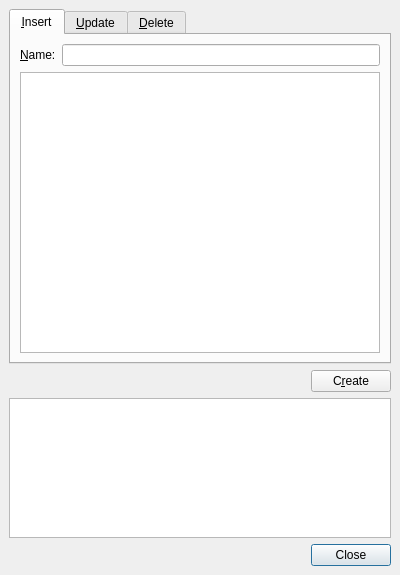
<ui version="4.0" >
 <class>ConstraintsDialog</class>
 <widget class="QDialog" name="ConstraintsDialog" >
  <property name="geometry" >
   <rect>
    <x>0</x>
    <y>0</y>
    <width>400</width>
    <height>575</height>
   </rect>
  </property>
  <property name="windowTitle" >
   <string>Constraints Triggers</string>
  </property>
  <layout class="QGridLayout" >
   <property name="margin" >
    <number>9</number>
   </property>
   <property name="spacing" >
    <number>6</number>
   </property>
   <item row="0" column="0" colspan="2" >
    <widget class="QTabWidget" name="tabWidget" >
     <property name="currentIndex" >
      <number>0</number>
     </property>
     <widget class="QWidget" name="tab" >
      <attribute name="title" >
       <string>&amp;Insert</string>
      </attribute>
      <layout class="QGridLayout" >
       <property name="margin" >
        <number>9</number>
       </property>
       <property name="spacing" >
        <number>6</number>
       </property>
       <item row="1" column="0" colspan="2" >
        <widget class="SqlEditorWidget" name="insertEdit" >
         <property name="readOnly" >
          <bool>true</bool>
         </property>
        </widget>
       </item>
       <item row="0" column="1" >
        <widget class="QLineEdit" name="insertName" />
       </item>
       <item row="0" column="0" >
        <widget class="QLabel" name="label" >
         <property name="text" >
          <string>&amp;Name:</string>
         </property>
         <property name="buddy" >
          <cstring>insertName</cstring>
         </property>
        </widget>
       </item>
      </layout>
     </widget>
     <widget class="QWidget" name="tab_2" >
      <attribute name="title" >
       <string>&amp;Update</string>
      </attribute>
      <layout class="QGridLayout" >
       <property name="margin" >
        <number>9</number>
       </property>
       <property name="spacing" >
        <number>6</number>
       </property>
       <item row="0" column="1" >
        <widget class="QLineEdit" name="updateName" />
       </item>
       <item row="1" column="0" colspan="2" >
        <widget class="SqlEditorWidget" name="updateEdit" >
         <property name="readOnly" >
          <bool>true</bool>
         </property>
        </widget>
       </item>
       <item row="0" column="0" >
        <widget class="QLabel" name="label_2" >
         <property name="text" >
          <string>&amp;Name:</string>
         </property>
         <property name="buddy" >
          <cstring>insertName</cstring>
         </property>
        </widget>
       </item>
      </layout>
     </widget>
     <widget class="QWidget" name="tab_3" >
      <attribute name="title" >
       <string>&amp;Delete</string>
      </attribute>
      <layout class="QGridLayout" >
       <property name="margin" >
        <number>9</number>
       </property>
       <property name="spacing" >
        <number>6</number>
       </property>
       <item row="0" column="1" >
        <widget class="QLineEdit" name="deleteName" />
       </item>
       <item row="0" column="0" >
        <widget class="QLabel" name="label_3" >
         <property name="text" >
          <string>&amp;Name:</string>
         </property>
         <property name="buddy" >
          <cstring>insertEdit</cstring>
         </property>
        </widget>
       </item>
       <item row="1" column="0" colspan="2" >
        <widget class="SqlEditorWidget" name="deleteEdit" >
         <property name="readOnly" >
          <bool>true</bool>
         </property>
        </widget>
       </item>
      </layout>
     </widget>
    </widget>
   </item>
   <item row="3" column="0" colspan="2" >
    <widget class="QDialogButtonBox" name="buttonBox" >
     <property name="orientation" >
      <enum>Qt::Horizontal</enum>
     </property>
     <property name="standardButtons" >
      <set>QDialogButtonBox::Close</set>
     </property>
    </widget>
   </item>
   <item row="1" column="0" >
    <spacer>
     <property name="orientation" >
      <enum>Qt::Horizontal</enum>
     </property>
     <property name="sizeHint" >
      <size>
       <width>221</width>
       <height>20</height>
      </size>
     </property>
    </spacer>
   </item>
   <item row="2" column="0" colspan="2" >
    <widget class="QTextEdit" name="resultEdit" >
     <property name="maximumSize" >
      <size>
       <width>16777215</width>
       <height>140</height>
      </size>
     </property>
     <property name="readOnly" >
      <bool>true</bool>
     </property>
    </widget>
   </item>
   <item row="1" column="1" >
    <widget class="QPushButton" name="createButton" >
     <property name="text" >
      <string>C&amp;reate</string>
     </property>
    </widget>
   </item>
  </layout>
 </widget>
 <customwidgets>
  <customwidget>
   <class>SqlEditorWidget</class>
   <extends>QTextEdit</extends>
   <header>sqleditorwidget.h</header>
  </customwidget>
 </customwidgets>
 <resources/>
 <connections>
  <connection>
   <sender>buttonBox</sender>
   <signal>accepted()</signal>
   <receiver>ConstraintsDialog</receiver>
   <slot>accept()</slot>
   <hints>
    <hint type="sourcelabel" >
     <x>258</x>
     <y>514</y>
    </hint>
    <hint type="destinationlabel" >
     <x>157</x>
     <y>274</y>
    </hint>
   </hints>
  </connection>
  <connection>
   <sender>buttonBox</sender>
   <signal>rejected()</signal>
   <receiver>ConstraintsDialog</receiver>
   <slot>reject()</slot>
   <hints>
    <hint type="sourcelabel" >
     <x>326</x>
     <y>520</y>
    </hint>
    <hint type="destinationlabel" >
     <x>286</x>
     <y>274</y>
    </hint>
   </hints>
  </connection>
 </connections>
</ui>
